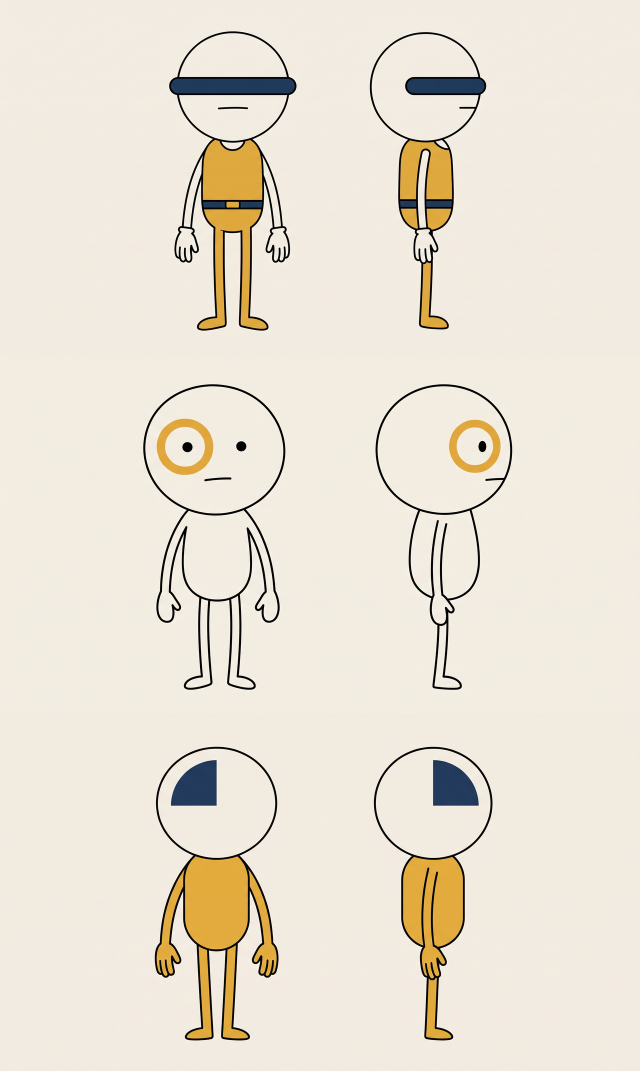
#> input picture recherche/stil-uf-element/_blaetter.png, 1280 x 2142 px, given in place of szeneA.png, which was not available (shown at 1/2 size)
$ python _bewertung.py
#> lines starting #> are read from the running program, lines starting #| are printed output that depends on the picture; after the words box and inside, x2 and y2 are one past the last pixel; in counts of white or black regions, pixels touching at a corner belong together; pictures that were not available may be replaced by others from this repository, and a replacement may not be noted
#!/usr/bin/env python3
"""Element-Test: Haelt der Balkenkopf ueber alle vier Szenen?

Misst je Szene die Geometrie des Balkens im Verhaeltnis zum Kopf, die Kopfgroesse,
die Palette und die Bilddichte. Laeuft ohne Argumente.
"""
import itertools
import os
from collections import Counter

import numpy as np
from PIL import Image
from scipy import ndimage

DIR = os.path.dirname(os.path.abspath(__file__))
S = ['szeneA', 'szeneB', 'szeneC', 'szeneD']
PERSON = {'szeneA', 'szeneC'}     # Klassifikation wie im letzten Lauf beibehalten
SACHE = {'szeneB', 'szeneD'}
INDIGO = np.array([0x1F, 0x3A, 0x5F], float)


def srgb2lab(rgb):
    c = np.asarray(rgb, float) / 255.0
    c = np.where(c > 0.04045, ((c + 0.055) / 1.055) ** 2.4, c / 12.92)
    M = np.array([[0.4124, 0.3576, 0.1805], [0.2126, 0.7152, 0.0722], [0.0193, 0.1192, 0.9505]])
    xyz = c @ M.T / np.array([0.95047, 1.0, 1.08883])
    f = np.where(xyz > 0.008856, np.cbrt(xyz), 7.787 * xyz + 16 / 116)
    return np.stack([116 * f[..., 1] - 16, 500 * (f[..., 0] - f[..., 1]),
                     200 * (f[..., 1] - f[..., 2])], -1)


def lade(s):
#> called with s = 'szeneA'
    return Image.open(os.path.join(DIR, f'{s}.png')).convert('RGB')
#> returned value is the input picture: PIL image 1280x2142 RGB; mean R, G, B 233.8, 225.9, 212.2


def balken_und_kopf(im):
    """Findet den Indigo-Balken und den ihn umschliessenden Kopf.

    Der Kopf wird ueber seine helle Fuellflaeche bestimmt, nicht ueber die Kontur:
    die schwarze Kontur trennt den Kopf vom (oft ebenfalls hellen) Hintergrund,
    der Balken teilt die Kopfflaeche in Stirn und Wangenpartie. Beide Teile werden
    wieder zusammengefasst.
    """
    a = np.asarray(im).astype(float)
    H, W = a.shape[:2]
#> H = 2142; W = 1280
    nah = np.linalg.norm(a - INDIGO, axis=2) < 60
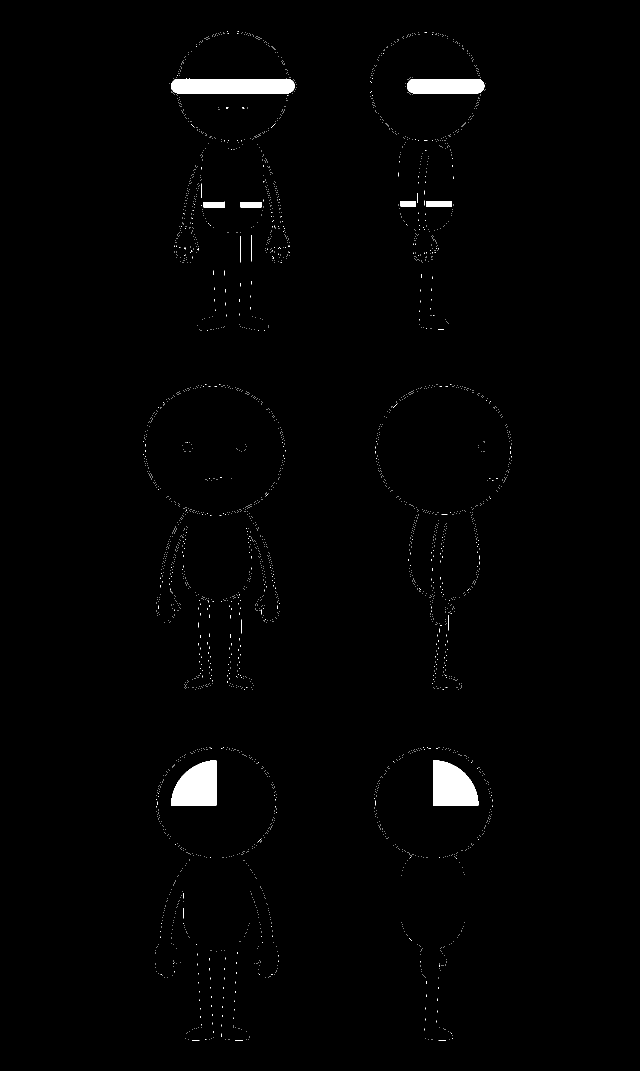
#> nah: shape (2142, 1280) bool (shown at 1/2 size); 1.1% white; 3080 white regions (3065 under 20 px), largest, box (x1, y1, x2, y2) and area: (342, 157, 589, 187) 6999, (342, 1521, 433, 1611) 6413, (866, 1520, 957, 1611) 6376
    lab, n = ndimage.label(nah)
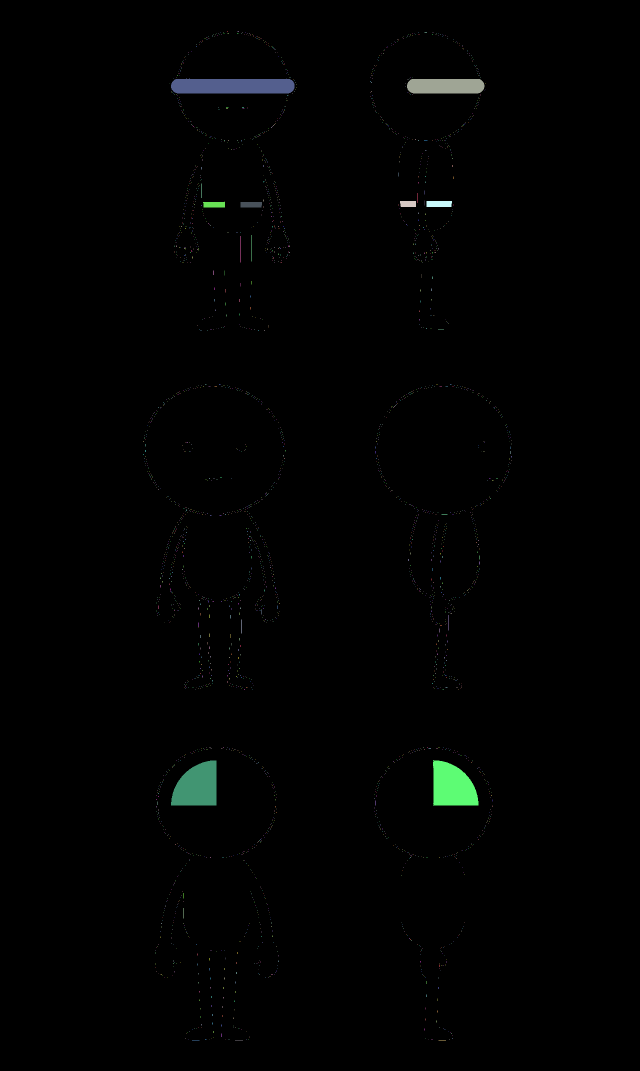
#> lab: shape (2142, 1280) int32 (shown at 1/2 size); 3279 distinct labels, from 0 to 3278; one colour per label, 0 black
#> n = 3278
    if n == 0:
        return None
    best = None
    for i, sl in enumerate(ndimage.find_objects(lab), start=1):
        h = sl[0].stop - sl[0].start
        w = sl[1].stop - sl[1].start
        if h == 0 or w == 0:
            continue
        flaeche = (lab[sl] == i).sum()
        if w / h < 2.2 or w < W * 0.03 or w > W * 0.35:
            continue
        if sl[0].start > H * 0.75 or flaeche / (h * w) < 0.45:
            continue
        if best is None or flaeche > best[0]:
            best = (flaeche, sl, h, w)
#> this loop made 3278 passes
#> (h, w, flaeche) on passes 1 to 3: (1, 2, 2), (1, 3, 3), (1, 1, 1)
    if best is None:
        return None
    _, sl, bh, bw = best
#> bh = 30; bw = 247
    cy = (sl[0].start + sl[0].stop) // 2
#> cy = 172
    cx = (sl[1].start + sl[1].stop) // 2
#> cx = 465

    # helle Kopffuellung: nahe #F2EDE3, ohne Kontur und ohne Balken
    hell = np.linalg.norm(a - np.array([0xF2, 0xED, 0xE3], float), axis=2) < 42
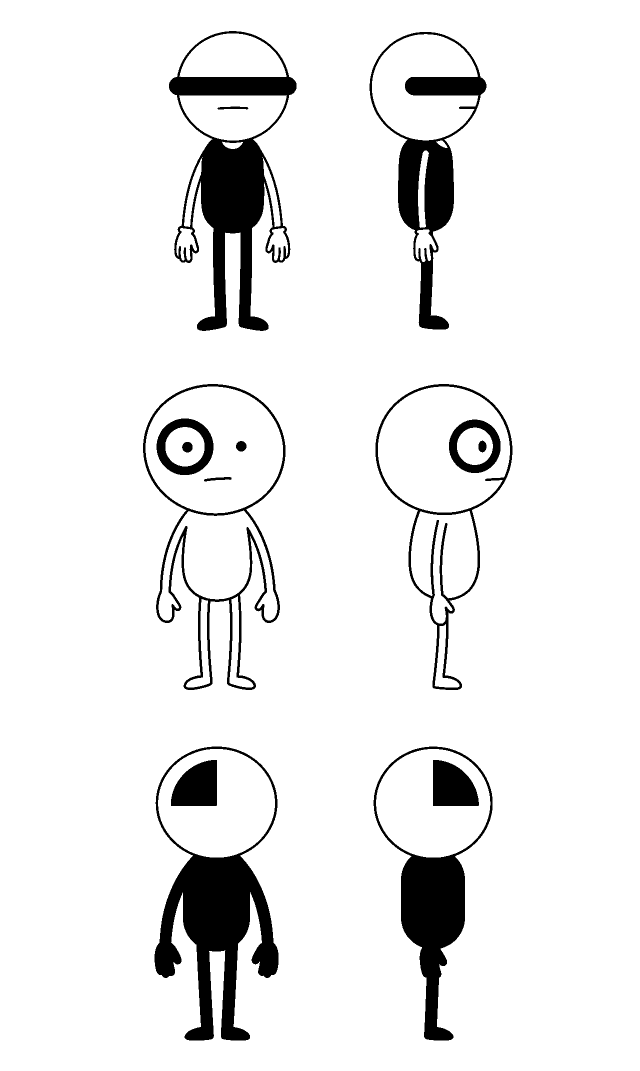
#> hell: shape (2142, 1280) bool (shown at 1/2 size); 92.4% white; 15 black regions, largest, box (x1, y1, x2, y2) and area: (309, 1493, 557, 2081) 48713, (338, 62, 593, 662) 48096, (747, 1493, 985, 2081) 30793
    L = srgb2lab(a)[..., 0]
#> in srgb2lab, `xyz = c @ M.T / np.array([0.95047, 1.0, 1.08883])`:
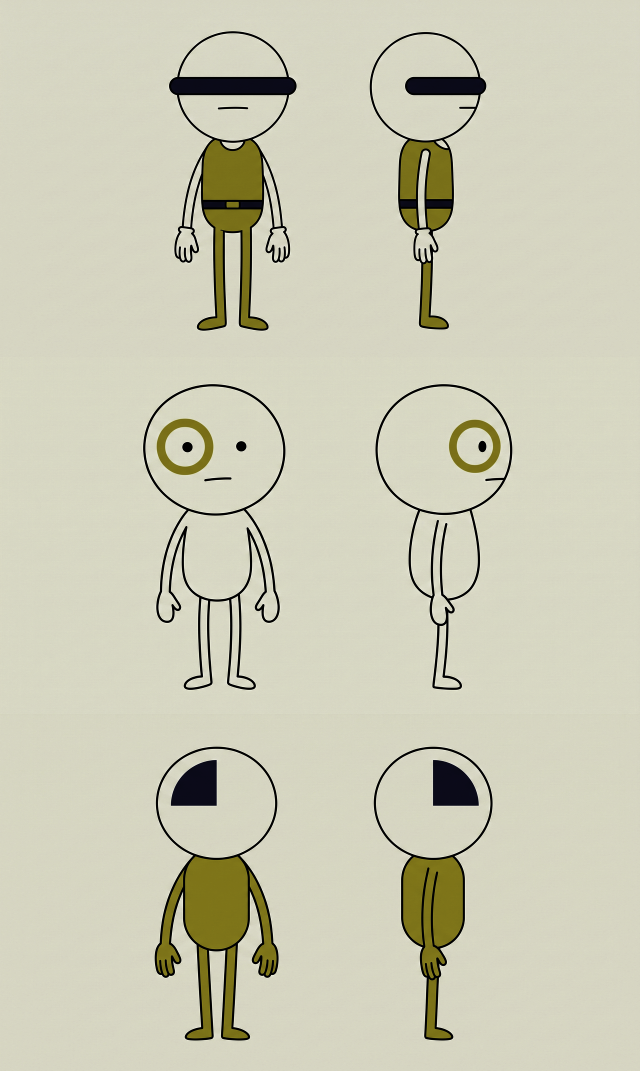
#> xyz: shape (2142, 1280, 3) float64 (shown at 1/2 size); mean R, G, B 0.8, 0.797, 0.713; drawn with min black and max white
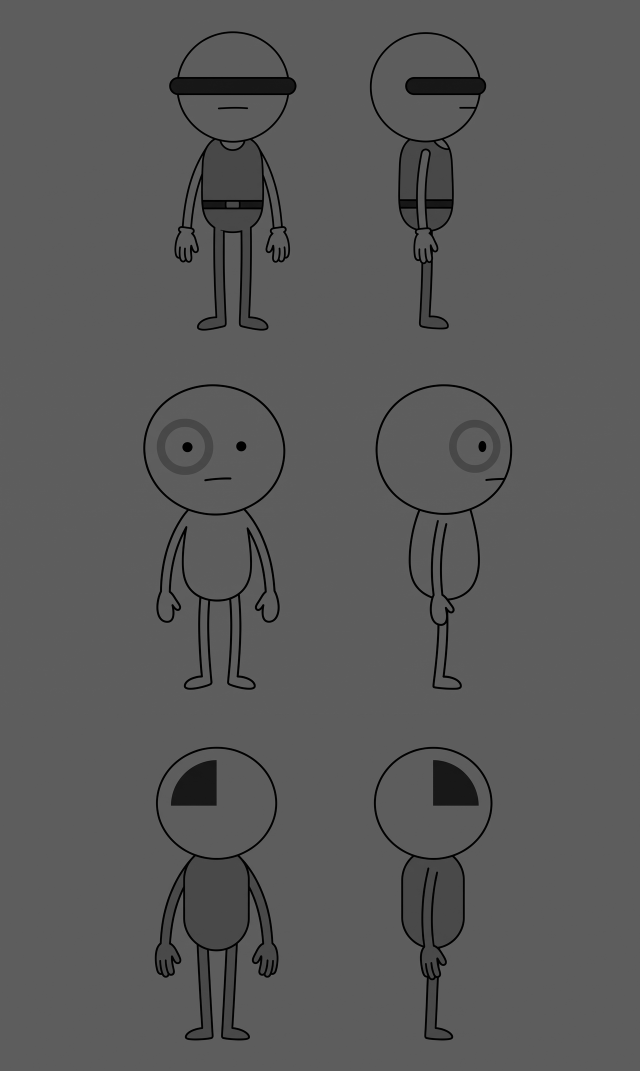
#> L: shape (2142, 1280) float64 (shown at 1/2 size); min 0, max 100, mean 89.9
    hell &= (L > 60) & ~nah
    hlab, hn = ndimage.label(hell)
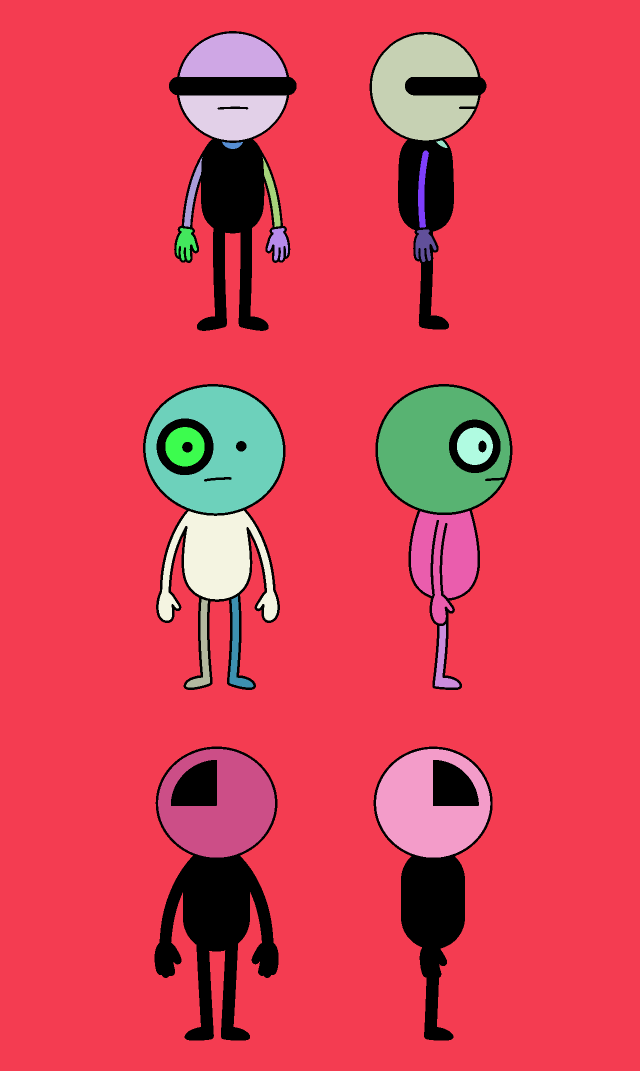
#> hlab: shape (2142, 1280) int32 (shown at 1/2 size); 26 distinct labels, from 0 to 25; one colour per label, 0 black
#> hn = 25
    if hn == 0:
        return None
    # Teile, die waagerecht mit dem Balken ueberlappen und ihn senkrecht beruehren
    teile = []
    for i, hsl in enumerate(ndimage.find_objects(hlab), start=1):
        if hsl[1].stop < sl[1].start or hsl[1].start > sl[1].stop:
            continue
        if hsl[0].stop < sl[0].start - bh * 3 or hsl[0].start > sl[0].stop + bh * 6:
            continue
        flaeche = (hlab[hsl] == i).sum()
        breite = hsl[1].stop - hsl[1].start
        if breite > W * 0.5 or flaeche < bw * bh * 0.3:
            continue
        teile.append(hsl)
#> this loop made 25 passes
#> (flaeche, breite) on passes 1, 2, 4, 6, 8, 9, 10, 11: (2248703, 1280), (14120, 214), (14378, 216), (386, 42), (2, 1), (2, 1), (1572, 36), (1546, 35)
#> after the loop, teile = 2 items
    if not teile:
        return None
    oben = min(t[0].start for t in teile)
#> oben = 67
    unten = max(t[0].stop for t in teile)
#> unten = 281
    links = min(t[1].start for t in teile)
#> links = 358
    rechts = max(t[1].stop for t in teile)
#> rechts = 574
    kopfbreite = rechts - links
#> kopfbreite = 216
    kopfhoehe = unten - oben
#> kopfhoehe = 214
    if kopfbreite <= 0 or kopfhoehe <= 0:
        return None
    return {
        'balken_breite': bw, 'balken_hoehe': bh,
        'balken_zu_kopf_breite': bw / kopfbreite,
        'balken_dicke_zu_kopf': bh / kopfhoehe,
        'balken_lage_im_kopf': (cy - oben) / kopfhoehe,
        'kopfbreite_px': kopfbreite, 'kopfhoehe_px': kopfhoehe,
        'kopf_zu_bildhoehe': kopfhoehe / H,
        'kopf_mitte': (cx, cy),
    }


def palette(im, n=8):
    q = im.convert('P', palette=Image.ADAPTIVE, colors=n).convert('RGB')
    arr = np.asarray(q).reshape(-1, 3)
    cnt = Counter(map(tuple, arr))
    tot = sum(cnt.values())
    return [(np.array(c, float), v / tot) for c, v in cnt.most_common(n)]


def pal_abstand(p1, p2):
    L1 = srgb2lab(np.array([c for c, _ in p1]))
    L2 = srgb2lab(np.array([c for c, _ in p2]))
    d = np.linalg.norm(L1[:, None, :] - L2[None, :, :], axis=2)
    w = np.array([w for _, w in p1])
    return float((d.min(axis=1) * w).sum() / w.sum())


def dichte(im):
    a = np.asarray(im.resize((1376, 768), Image.LANCZOS)).astype(float)
    L = srgb2lab(a)[..., 0]
    gx = np.abs(np.diff(L, axis=1))[:-1, :]
    gy = np.abs(np.diff(L, axis=0))[:, :-1]
    kanten = (gx + gy) > 12
    lab, n = ndimage.label(~kanten)
    gr = ndimage.sum(np.ones_like(lab), lab, range(1, n + 1))
    objekte = int((gr > a.shape[0] * a.shape[1] * 0.0008).sum())
    pal = palette(im, 8)
    mx = np.asarray(im).max(axis=2).astype(float)
    mn = np.asarray(im).min(axis=2).astype(float)
    return {'kanten': float(kanten.mean()), 'objekte': objekte,
            'farbflaeche': 1.0 - sum(w for _, w in pal[:2]),
            'saettigung': float(np.where(mx > 0, (mx - mn) / np.maximum(mx, 1), 0).mean())}


print('=' * 88)
print('GESICHTSGEOMETRIE — haelt der Balkenkopf?')
print('=' * 88)
G = {}
for s in S:
    G[s] = balken_und_kopf(lade(s))
#> pass 2 of the loop `for s in S:`:
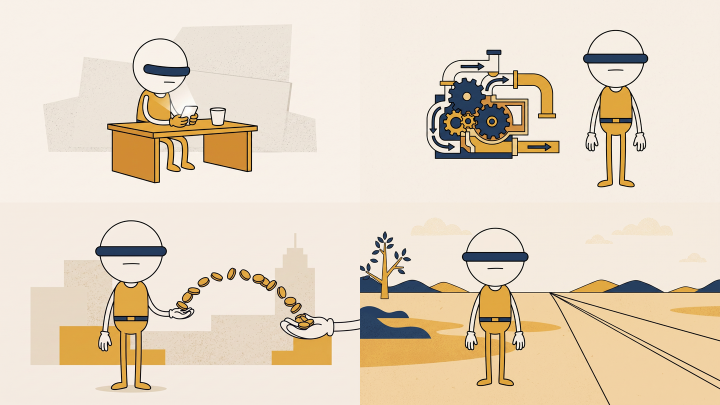
#> input picture recherche/stil-uf-element/_kontaktbogen.png, 1440 x 810 px, given in place of szeneB.png, which was not available (shown at 1/2 size)
#> in lade, returned value is the input picture: PIL image 1440x810 RGB; mean R, G, B 229.5, 215.1, 195.1
#> a: shape (810, 1440, 3) float64
#> nah: shape (810, 1440) bool; 2.8% white; 1844 white regions (1785 under 20 px), largest, box (x1, y1, x2, y2) and area: (719, 613, 862, 677) 5369, (898, 157, 970, 229) 3012, (950, 209, 1018, 277) 2557
#> in balken_und_kopf (call 2), `lab, n = ndimage.label(nah)`:
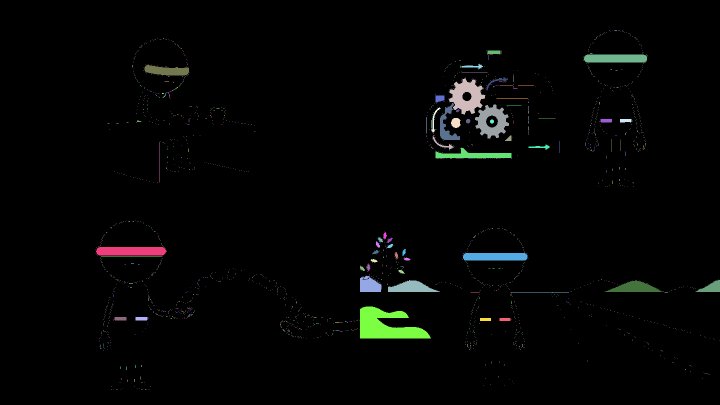
#> lab: shape (810, 1440) int32 (shown at 1/2 size); 2195 distinct labels, from 0 to 2194; one colour per label, 0 black
#> n = 2194
#> the loop in balken_und_kopf (call 2), `for i, sl in enumerate(ndimage.find_objects(lab), start=1):` made 2194 passes
#> bh = 17; bw = 140
#> cy = 502
#> cx = 262
#> hell: shape (810, 1440) bool; 73.4% white; 1550 black regions (1459 under 20 px), largest, box (x1, y1, x2, y2) and area: (505, 455, 1440, 810) 189623, (214, 76, 516, 367) 32306, (118, 440, 401, 785) 30008
#> xyz: shape (810, 1440, 3) float64
#> f: shape (810, 1440, 3) float64
#> L: shape (810, 1440) float64
#> in balken_und_kopf (call 2), `hlab, hn = ndimage.label(hell)`:
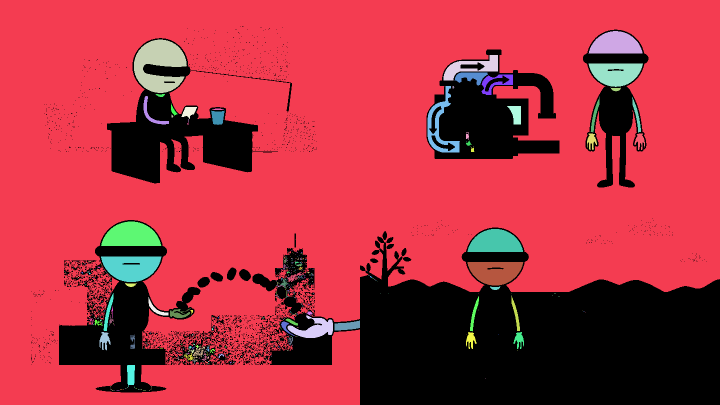
#> hlab: shape (810, 1440) int32 (shown at 1/2 size); 631 distinct labels, from 0 to 630; one colour per label, 0 black
#> hn = 630
#> the loop in balken_und_kopf (call 2), `for i, hsl in enumerate(ndimage.find_objects(hlab), start=1):` made 630 passes
#> (flaeche, breite) on passes 1, 34, 54: (804066, 1440), (4447, 121), (4589, 121)
#> oben = 443
#> unten = 564
#> links = 202
#> rechts = 323
#> kopfbreite = 121
#> (the run stopped early here; a loop or call above may not have finished)
